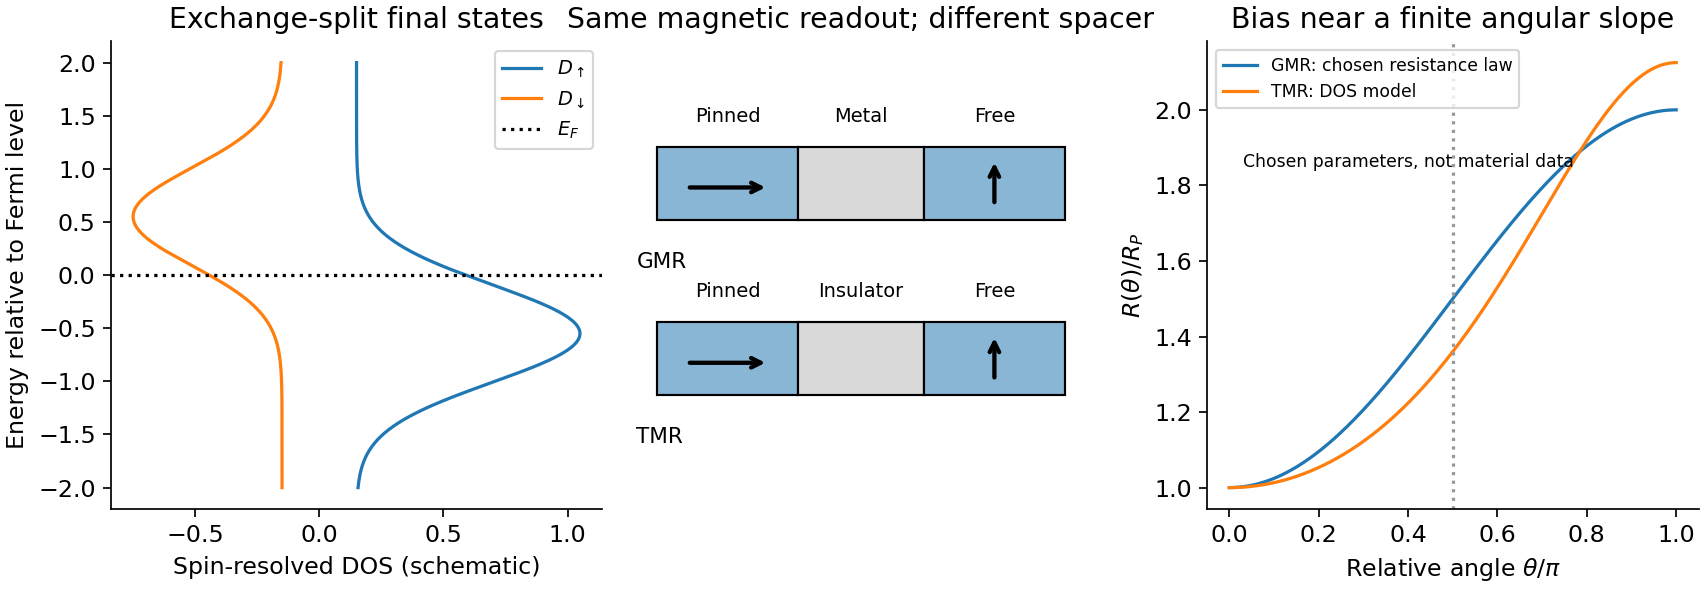

Generate this figure with Python:
import numpy as np
import matplotlib
matplotlib.use('Agg')
import matplotlib.pyplot as plt
from matplotlib.patches import Circle, Rectangle, FancyArrowPatch
plt.rcParams.update({'font.size':11,'axes.spines.top':False,'axes.spines.right':False,'figure.facecolor':'white','savefig.facecolor':'white'})

fig,ax=plt.subplots(1,3,figsize=(11,3.8),layout='constrained')
e=np.linspace(-2,2,500);up=.9*np.exp(-((e+.55)/.65)**2)+.15;down=.6*np.exp(-((e-.55)/.65)**2)+.15
ax[0].plot(up,e,label=r'$D_\uparrow$');ax[0].plot(-down,e,label=r'$D_\downarrow$');ax[0].axhline(0,color='k',ls=':',label=r'$E_F$');ax[0].set(xlabel='Spin-resolved DOS (schematic)',ylabel='Energy relative to Fermi level',title='Exchange-split final states');ax[0].legend(fontsize=9)
for i,(name,spacer) in enumerate([('GMR','Metal'),('TMR','Insulator')]):
 y=1.7-i*1.2
 for x,w,col,lab in [(0,1,'#8ab6d6','Pinned'),(1,.9,'0.85',spacer),(1.9,1,'#8ab6d6','Free')]:
  ax[1].add_patch(Rectangle((x,y-.22),w,.5,facecolor=col,edgecolor='k'));ax[1].text(x+w/2,y+.45,lab,ha='center',fontsize=9)
 ax[1].annotate('',xy=(.8,y),xytext=(.2,y),arrowprops={'arrowstyle':'->','lw':2});ax[1].annotate('',xy=(2.4,y+.2),xytext=(2.4,y-.13),arrowprops={'arrowstyle':'->','lw':2});ax[1].text(-.15,y-.55,name,fontsize=10)
ax[1].set(xlim=(-.3,3.2),ylim=(-.5,2.7),title='Same magnetic readout; different spacer');ax[1].axis('off')
t=np.linspace(0,np.pi,600);p=.36;ax[2].plot(t/np.pi,1+.5*(1-np.cos(t)),label='GMR: chosen resistance law');ax[2].plot(t/np.pi,(1+p)/(1+p*np.cos(t)),label='TMR: DOS model');ax[2].axvline(.5,color='.6',ls=':');ax[2].set(xlabel=r'Relative angle $\theta/\pi$',ylabel=r'$R(\theta)/R_P$',title='Bias near a finite angular slope');ax[2].legend(fontsize=8);ax[2].text(.03,1.85,'Chosen parameters, not material data',fontsize=8)
fig.savefig('paper-1-spin-sensors.png',dpi=155)
